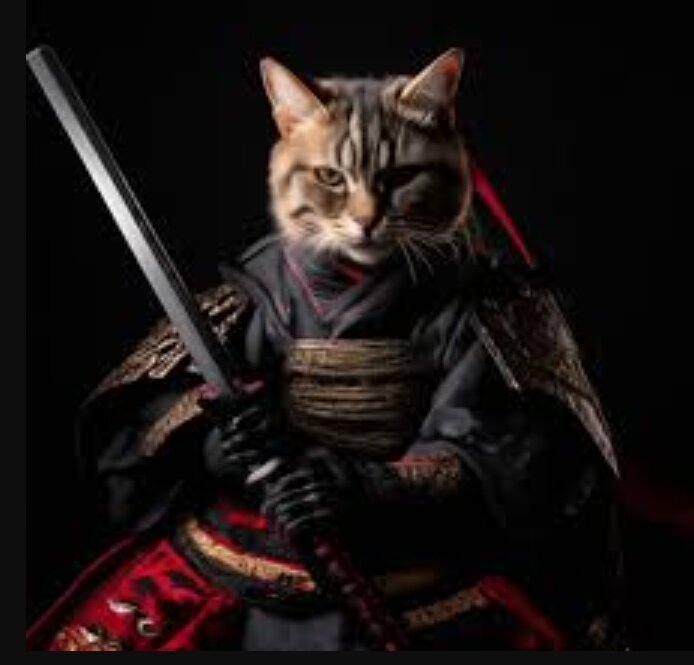
#> input picture LR3/kot.jpg, 694 x 665 px, found by its file name
$ python LR3.py
#> lines starting #> are read from the running program, lines starting #| are printed output that depends on the picture
import cv2
import numpy as np

image = cv2.imread('C:/ACOM/LR3/kot.jpg')
#> image is the input picture: shape (665, 694, 3); mean B, G, R 18.8, 19.8, 26.6
gray = cv2.cvtColor(image, cv2.COLOR_BGR2GRAY)
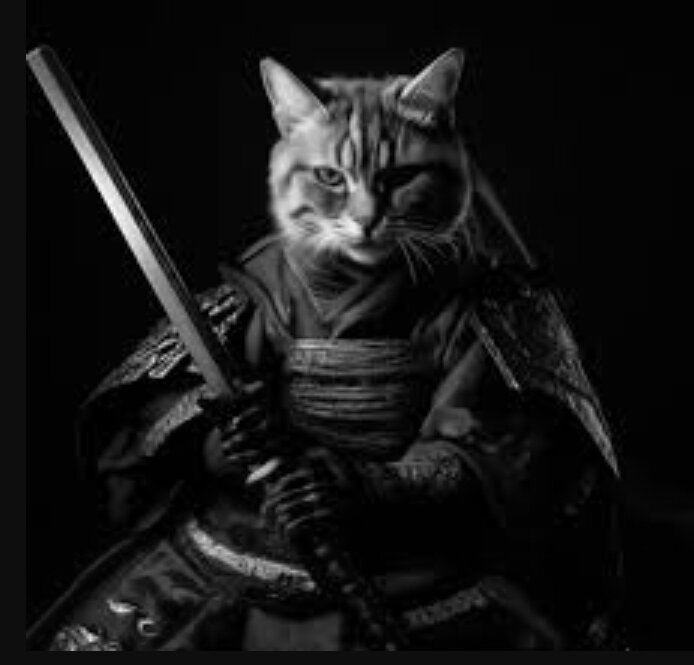
#> gray: shape (665, 694); min 0, max 255, mean 21.7

def gauss(size, sigma: float):
    size = abs(size)
    ker = np.zeros((size, size))
    a = size // 2 + 1
    b = size // 2 + 1

    for x in range(size):
        for y in range(size):
            ker[x, y] = (1 / (2 * np.pi * sigma ** 2)) * np.exp(-((x - a) ** 2 + (y - b) ** 2) / (2 * sigma ** 2))
    return ker

# Вывод матриц
sigma = 0.1
val = [3, 5, 7]
for size in val:
    ker = gauss(size, sigma)
    norm_ker = ker / np.sum(ker)
    print(f"Матрица {size}*{size} :\n{ker}\n")
    print(f"Нормированная {size}*{size} :\n{norm_ker}\n")

def filter(image, size, sigma:float):
#> called with size = 5, sigma = 1
    size = abs(size)
    ker = gauss(size, sigma)
    norm_ker = ker / np.sum(ker)
    image_copy = image.copy()
    mean = size // 2 +1
    h = image_copy.shape[0]
#> h = 665
    w = image_copy.shape[1]
#> w = 694
    test = np.zeros_like(image)

    for i in range(h):
        for j in range(w):
            sum = 0
            for k in range(-mean, mean + 1):
                for l in range(-mean, mean + 1):
                    sum += image_copy[i + k, j + l] * norm_ker[k + mean, l + mean]
            image_copy[i, j] = sum
    return image_copy

#> (the run stopped early here; a loop or call above may not have finished)
